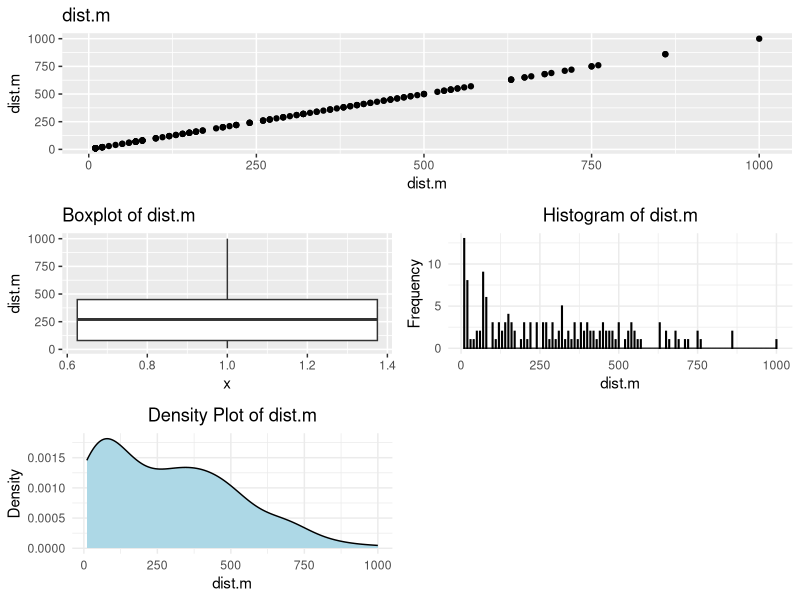
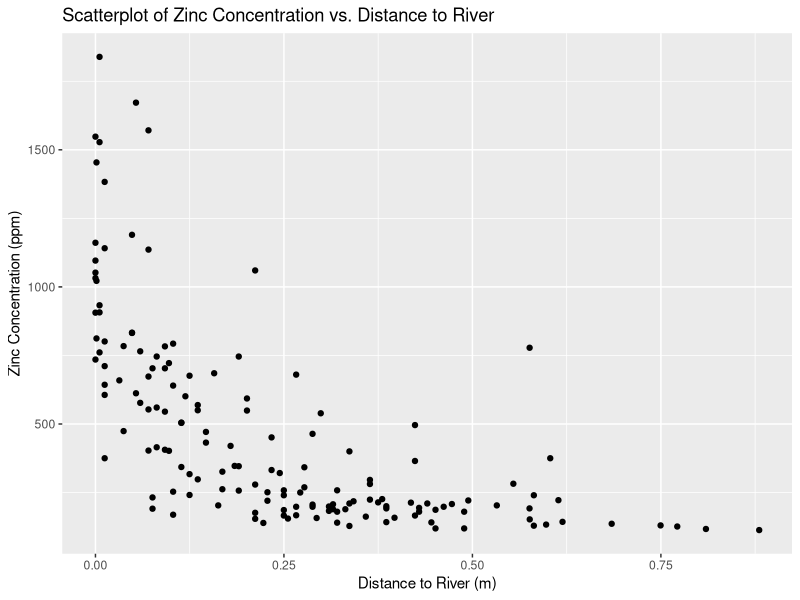
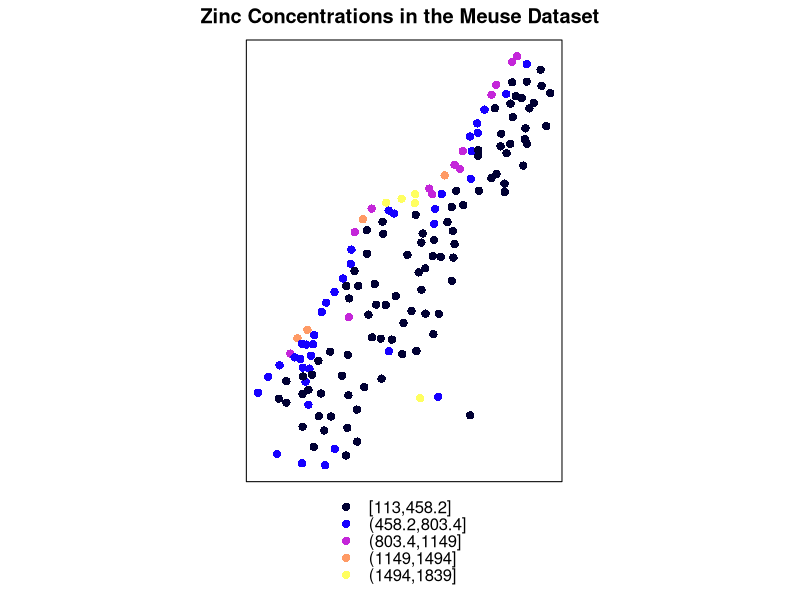

These figures' R source, in order:
# Load necessary libraries
library(sp)
library(ggplot2)
library(gridExtra)
library(patchwork)
library(corrplot)

# Load the 'meuse' dataset
data(meuse)

# View the structure of the dataset
str(meuse)

# Summary statistics of numeric variables
summary(meuse)

# Check for missing values
sum(is.na(meuse))

# Set up a custom layout for the scatterplot matrix
num_vars <- names(meuse)[sapply(meuse, is.numeric)]
num_vars <- num_vars[!num_vars %in% c("x", "y")]  # Exclude x and y coordinates

n <- length(num_vars)
cols <- round(sqrt(n))
rows <- ceiling(n / cols)

# Create a new graphics device
dev.new()

# Create the scatterplot matrix
scatterplot_list <- lapply(num_vars, function(var) {
  ggplot(meuse, aes_string(x = var, y = var)) + geom_point() + ggtitle(var)
})

# Combine scatterplot matrix using patchwork
scatterplot_matrix <- wrap_plots(scatterplot_list, ncol = cols)

# Boxplots for numeric variables
boxplot_list <- lapply(num_vars, function(var) {
  ggplot(meuse, aes_string(x = 1, y = var)) + geom_boxplot() + ggtitle(paste("Boxplot of", var))
})

# Combine boxplots using patchwork
boxplot_grid <- wrap_plots(boxplot_list, ncol = cols)

# Histograms and density plots for numeric variables
histogram_density_list <- lapply(num_vars, function(var) {
  ggplot(meuse, aes_string(x = var)) + 
    geom_histogram(binwidth = 2, fill = "lightblue", color = "black") + 
    labs(x = var, y = "Frequency") + 
    ggtitle(paste("Histogram of", var)) +
    theme_minimal() +
    theme(plot.title = element_text(hjust = 0.5))
})

density_plot_list <- lapply(num_vars, function(var) {
  ggplot(meuse, aes_string(x = var)) + 
    geom_density(fill = "lightblue", color = "black") + 
    labs(x = var, y = "Density") + 
    ggtitle(paste("Density Plot of", var)) +
    theme_minimal() +
    theme(plot.title = element_text(hjust = 0.5))
})

# Combine histograms and density plots using patchwork
histogram_density_grid <- wrap_plots(histogram_density_list, ncol = cols)
density_plot_grid <- wrap_plots(density_plot_list, ncol = cols)

# Arrange plots
layout_matrix <- rbind(c(1, 1), c(2, 3), c(4, 5))
grid.arrange(
  scatterplot_matrix,
  boxplot_grid,
  histogram_density_grid,
  density_plot_grid,
  layout_matrix = layout_matrix
)

# Scatterplot of zinc concentration vs. dist
ggplot(data = meuse, aes(x = dist, y = zinc)) +
  geom_point() +
  labs(x = "Distance to River (m)", y = "Zinc Concentration (ppm)") +
  ggtitle("Scatterplot of Zinc Concentration vs. Distance to River")

# Spatial plot of zinc concentration
sp::coordinates(meuse) <- c("x", "y")  # Set coordinates
sp::proj4string(meuse) <- CRS("+init=epsg:28992")  # Define CRS

# Plotting zinc concentrations
sp::spplot(meuse, "zinc", main = "Zinc Concentrations in the Meuse Dataset")
